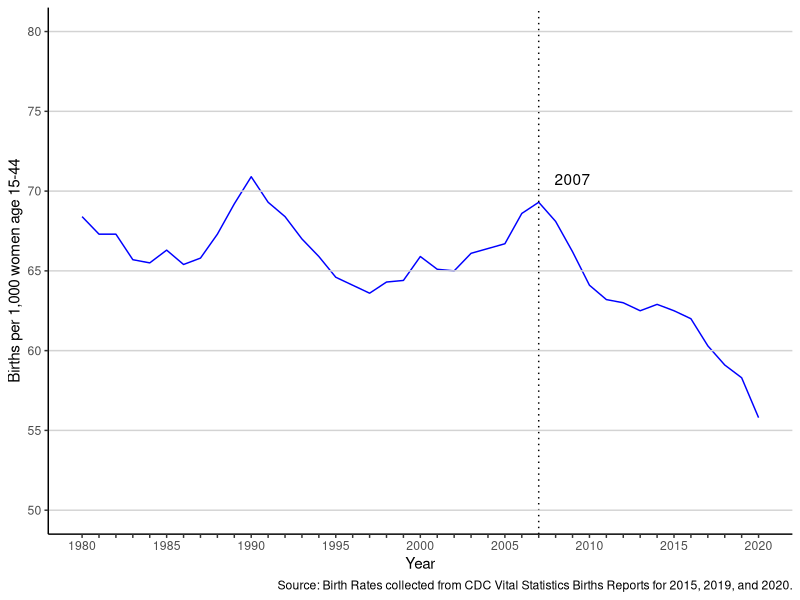
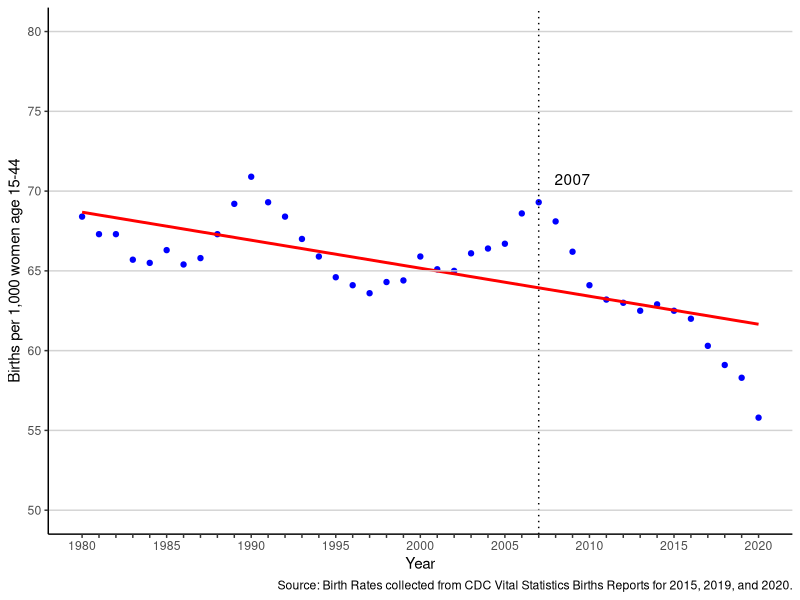
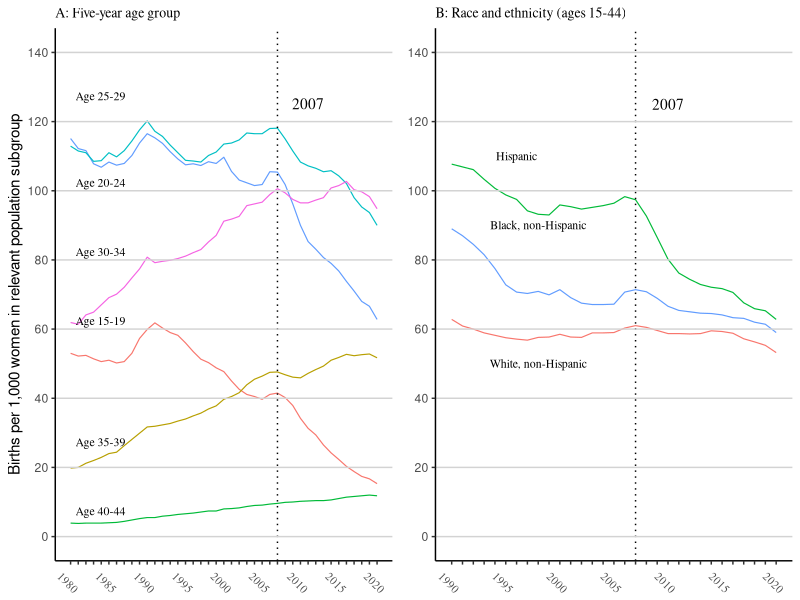
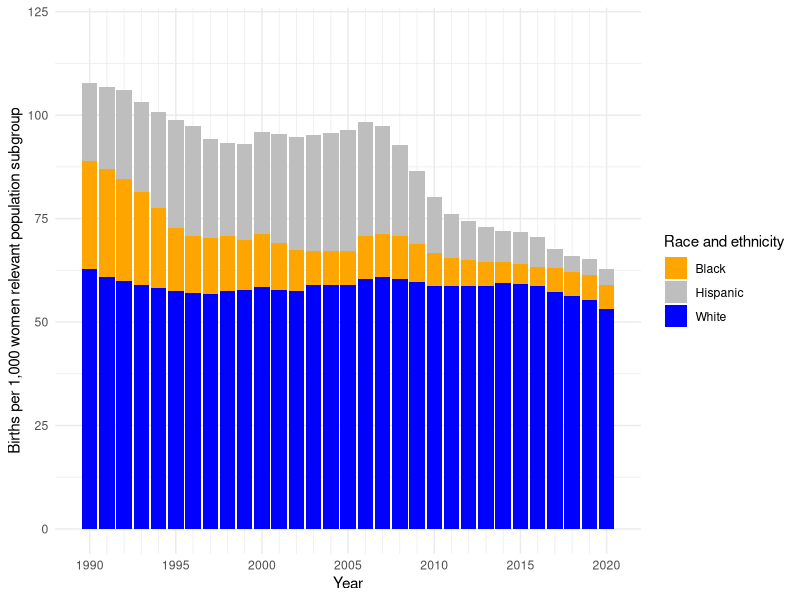

Reproduce these figures in R, in order.
## ---- chunk 1
#| include: false
#| warning: false
#| message: false

library(tidyverse)
library(palmerpenguins)
## ---- chunk 2
#| echo: false
#| eval: true
#| warning: false
#| message: false
#| label: fig-bratetrend-graph
#| fig-cap: "Trend in US Birth Rates"


# Load necessary libraries
library(ggplot2)

# Set seed for reproducibility
set.seed(123)

# Read the data from CSV file
data <- read.csv(file = here::here("outputs/data/fig_1.csv"))

# Plotting the data
ggplot(data, aes(x = year, y = brate_all)) +
  geom_line(color = "blue") +
  geom_vline(xintercept = 2007, linetype = "dotted") +
  annotate("text", x = 2009, y = 70, label = "2007", vjust = -0.5, hjust = 0.5, color = "black") +
  geom_hline(yintercept = seq(50, 80, by = 5), color = "lightgrey") +
  scale_y_continuous(limits = c(50, 80), breaks = seq(50, 80, by = 5)) +
  scale_x_continuous(limits = c(1980, 2020), breaks = seq(1980, 2020, by = 1), labels = function(x) ifelse(x %% 5 == 0, x, "")) +
  labs(x = "Year", y = "Births per 1,000 women age 15-44",
       caption = "Source: Birth Rates collected from CDC Vital Statistics Births Reports for 2015, 2019, and 2020.") +
  theme_classic()
## ---- chunk 3
#| echo: false
#| eval: true
#| warning: false
#| message: false
#| label: fig-scatter-graph
#| fig-cap: "Negative Trend in US Birth Rates"

# Load necessary libraries
library(ggplot2)

# Set seed for reproducibility
set.seed(123)

# Read the data from CSV file
data <- read.csv(file = here::here("outputs/data/fig_1.csv"))

# Plotting the data with scatter plot and trend line
ggplot(data, aes(x = year, y = brate_all)) +
  geom_point(color = "blue") +
  geom_smooth(method = "lm", se = FALSE, color = "red") +
  geom_vline(xintercept = 2007, linetype = "dotted") +
  annotate("text", x = 2009, y = 70, label = "2007", vjust = -0.5, hjust = 0.5, color = "black") +
  geom_hline(yintercept = seq(50, 80, by = 5), color = "lightgrey") +
  scale_y_continuous(limits = c(50, 80), breaks = seq(50, 80, by = 5)) +
  scale_x_continuous(limits = c(1980, 2020), breaks = seq(1980, 2020, by = 1), labels = function(x) ifelse(x %% 5 == 0, x, "")) +
  labs(x = "Year", y = "Births per 1,000 women age 15-44",
       caption = "Source: Birth Rates collected from CDC Vital Statistics Births Reports for 2015, 2019, and 2020.") +
  theme_classic()

## ---- chunk 4
#| echo: false
#| eval: true
#| warning: false
#| message: false
#| label: fig-bratepop-graph
#| fig-cap: "Trends in Birth Rates by Population Subgroup"

# Load necessary libraries
library(ggplot2)
library(gridExtra)

# Set seed for reproducibility
set.seed(123)

# Read the data from CSV file
data <- read.csv(file = here::here("outputs/data/figs_2a_2b.csv"))

# Plotting the first line graph (Graph A)
graph_A <- ggplot(data, aes(x = year)) +
  geom_line(aes(y = brate_1519, color = "blue"), size = 0.4) +
  geom_line(aes(y = brate_2024, color = "orange"), size = 0.4) +
  geom_line(aes(y = brate_2529, color = "grey"), size = 0.4) +
  geom_line(aes(y = brate_3034, color = "yellow"), size = 0.4) +
  geom_line(aes(y = brate_3539, color = "cyan"), size = 0.4) +
  geom_line(aes(y = brate_4044, color = "green"), size = 0.4) +
  geom_text(data = data[data$year == 2020,], aes(x = year, y = brate_1519, label = "Age 15-19"), x = 1980, y = 60, hjust = -0.1, vjust = -0.5, size = 3, family = "Times") +
  geom_text(data = data[data$year == 2020,], aes(x = year, y = brate_2024, label = "Age 20-24"), x = 1980, y = 100, hjust = -0.1, vjust = -0.5, size = 3, family = "Times") +
  geom_text(data = data[data$year == 2020,], aes(x = year, y = brate_2529, label = "Age 25-29"), x = 1980, y = 125 , hjust = -0.1, vjust = -0.5, size = 3, family = "Times") +
  geom_text(data = data[data$year == 2020,], aes(x = year, y = brate_3034, label = "Age 30-34"), x = 1980, y = 80, hjust = -0.1, vjust = -0.5, size = 3, family = "Times") +
  geom_text(data = data[data$year == 2020,], aes(x = year, y = brate_3539, label = "Age 35-39"), x = 1980, y = 25, hjust = -0.1, vjust = -0.5, size = 3, family = "Times") +
  geom_text(data = data[data$year == 2020,], aes(x = year, y = brate_4044, label = "Age 40-44"), x = 1980, y = 5, hjust = -0.1, vjust = -0.5, size = 3, family = "Times") +
  geom_vline(xintercept = 2007, linetype = "dotted") +
  annotate("text", x = 2011, y = 122, label = "2007", vjust = -0.5, hjust = 0.5, color = "black", family = "Times") +
  geom_hline(yintercept = seq(0, 140, by = 20), color = "lightgrey") +
  scale_y_continuous(limits = c(0, 140), breaks = seq(0, 140, by = 20), labels = seq(0, 140, by = 20)) +
  scale_x_continuous(limits = c(1980, 2020), breaks = seq(1980, 2020, by = 1), labels = function(x) ifelse(x %% 5 == 0, x, "")) +
  labs(x = NULL, 
       y = 'Births per 1,000 women in relevant population subgroup',
       title = "A: Five-year age group",
       caption = NULL,
       family = "Times") +
  theme_classic() +
  theme(axis.text.x = element_text(angle = -45, family = "Times", size = 8),
        plot.title = element_text(size = 10, family = "Times"),
        legend.position = "none")

# Plotting the second line graph (Graph B)
graph_B <- ggplot(data, aes(x = year)) +
  geom_line(aes(y = brate_hisp, color = "grey"), size = 0.4) +
  geom_line(aes(y = brate_blacknh, color = "orange"), size = 0.4) +
  geom_line(aes(y = brate_whitenh, color = "blue"), size = 0.4) +
  geom_text(data = data[data$year == 2020,], aes(x = year, y = brate_hisp, label = "Hispanic"), x = 1996, y = 110, size = 3, family = "Times") +
  geom_text(data = data[data$year == 2020,], aes(x = year, y = brate_blacknh, label = "Black, non-Hispanic"), x = 1998, y = 90, size = 3, family = "Times") +
  geom_text(data = data[data$year == 2020,], aes(x = year, y = brate_whitenh, label = "White, non-Hispanic"), x = 1998, y = 50, size = 3, family = "Times") +
  geom_vline(xintercept = 2007, linetype = "dotted") + annotate("text", x = 2010, y = 125, label = "2007", color = "black", family = "Times") +
  geom_hline(yintercept = seq(0, 140, by = 20), color = "lightgrey") + scale_y_continuous(limits = c(0, 140), breaks = seq(0, 140, by = 20), labels = seq(0, 140, by = 20)) + scale_x_continuous(limits = c(1990, 2020), breaks = seq(1990, 2020, by = 1), labels = function(x) ifelse(x %% 5 == 0, x, "")) + labs(x = NULL, y = NULL,
       title = "B: Race and ethnicity (ages 15-44)") +
  theme_classic() +
  theme(axis.text.x = element_text(angle = -45, family = "Times", size = 8),
        plot.title = element_text(size = 10, family = "Times"),
        legend.position = "none")

# Arrange both graphs side by side
grid.arrange(graph_A, graph_B, nrow = 1)

## ---- chunk 5
#| echo: false
#| eval: true
#| warning: false
#| message: false
#| label: tbl-trendssub-table
#| tbl-cap: "Trends in Birth Rates by Population Race and Ethnicity"

# Load necessary libraries
library(dplyr)
library(knitr)
library(kableExtra)

# Read the data from CSV file
data <- read.csv(file = here::here("outputs/data/figs_2a_2b.csv"))

# Filter the data to include years starting from 1990
filtered_data <- data %>%
  filter(year >= 1990)

# Select the required columns and rename them
selected_data <- filtered_data %>%
  select(Year = year, White = brate_whitenh, Black = brate_blacknh, Hispanic = brate_hisp)

# Print the table using additional styling
kable(selected_data, caption = "Trends in Birth Rates by Population Race and Ethnicity (ages 15-44)", format = "html") %>%
  kable_styling(full_width = FALSE) %>%
  add_header_above(c("","Births per 1,000 women" = 3))

## ---- chunk 6
#| echo: false
#| eval: true
#| warning: false
#| message: false
#| label: fig-trendssub-graph
#| fig-cap: "Trends in Birth Rates by Population Race and Ethnicity"

# Load required libraries
library(dplyr)
library(ggplot2)

# Refer to the table a
# Assume selected_data contains the relevant data

# Create bar graphs for each racial/ethnic group
bar_plot <- ggplot(selected_data, aes(x = Year)) +
  geom_bar(aes(y = Hispanic, fill = "Hispanic"), stat = "identity", position = "stack") +
  geom_bar(aes(y = Black, fill = "Black"), stat = "identity", position = "stack") +
  geom_bar(aes(y = White, fill = "White"), stat = "identity", position = "stack") +
  labs(x = "Year",
       y = "Births per 1,000 women relevant population subgroup") +
  scale_fill_manual(values = c(Hispanic = "grey", Black = "orange", White = "blue"),
                    name = "Race and ethnicity") +
  theme_minimal() +
  scale_x_continuous(breaks = seq(1990, 2020, by = 5), minor_breaks = seq(1990, 2020, by = 1)) +
  ylim(0, 120)

# Print the bar plot
print(bar_plot)
